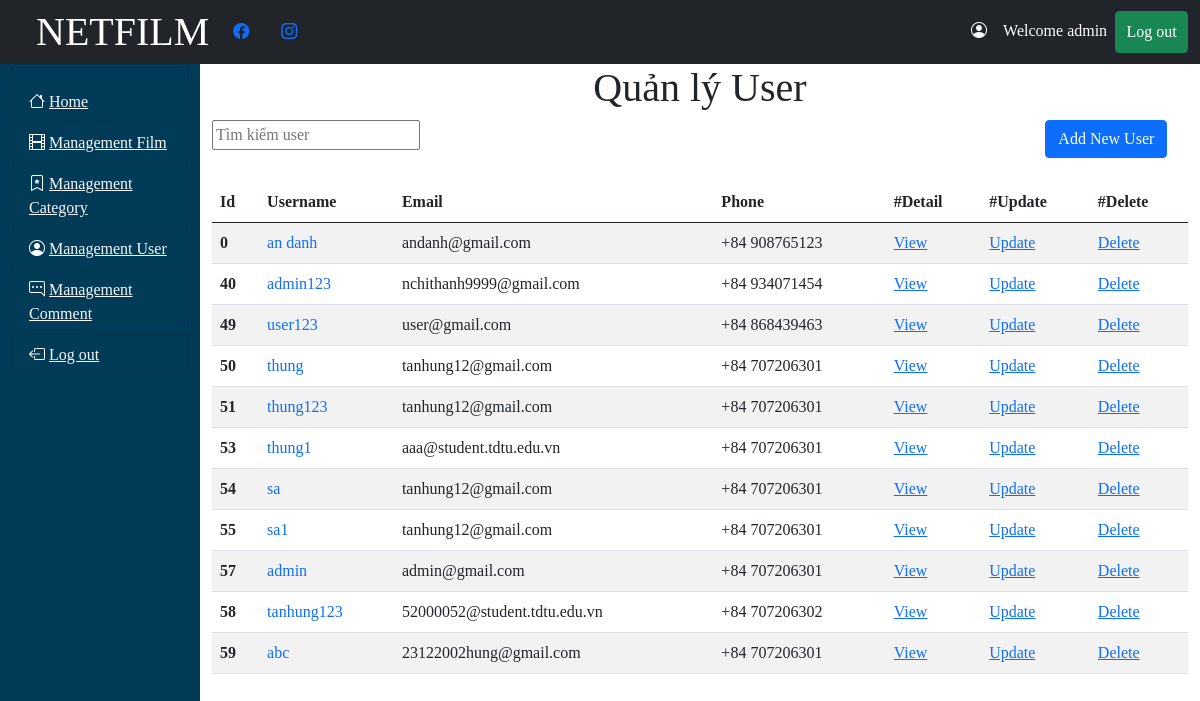
Screenshot of /admin/controller/user.php (signed in) with the database file from the repository.
### tables this page shows
CREATE TABLE `user` (
  `id` int(11) NOT NULL,
  `user` varchar(50) NOT NULL,
  `email` varchar(50) NOT NULL,
  `sdt` int(11) NOT NULL,
  `role` int(3) NOT NULL,
  `pass` varchar(50) NOT NULL
);

### admin/controller/user.php (called while the page is built, shortened)
<?php
    require_once '../model/get.php';
    $listUsers = getUsers();
    require_once '../view/user.php';
?>

### admin/model/get.php (called while the page is built, shortened)
<?php
    function getUsers(){
        global $conn;
        $sql="select * from user";
        $stmt = $conn->prepare($sql);
        $stmt->execute();
        $data = array();
        while ($row = $stmt->fetch(PDO::FETCH_ASSOC))
        {
            $data[] = $row;
        }
        return $data;
    }
?>

### admin/view/user.php (the view, shortened to what this page needs)
<?php
    include_once '../view/header.php';
?>
<main>
    <div class="container-fluid">
        <div class="row justify-content-center">
            <?php
                include_once '../view/side-bar.php';
            ?>
            <div class="col-10">
                <div class="row justify-content-center">
                    <div class="col-12 text-center">
                        <h1>Quản lý User</h1>
                    </div>
                </div>
                <div class="row pb-4">
                    <div class="col-10">
                        <form action="#" method="post">
                            <input type="text" name="seach_table" id="search_table" class="col_6" placeholder="Tìm kiếm user">
                        </form>
                    </div>
                    <div class="add_data col-2">
                        <a class="btn btn-primary" href="./admin/controller/user.php?add-user">
                            <span>Add New User</span>
                        </a>
                    </div>
                </div>
            <div class="row">
                <div class="col-12">
                    <table class="table table-striped table-hover">
                            <thead>
                                    <tr>
                                        <th scope="col">Id</th>
                                        <th scope="col">Username</th>
                                        <th scope="col">Email</th>
                                        <th scope="col">Phone</th>
                                        <th scope="col">#Detail</th>
                                        <th scope="col">#Update</th>
                                        <th scope="col">#Delete</th>
                                    </tr>
                            </thead>
                        <tbody>
                        <?php
                            foreach($listUsers as $user){
                        ?>
                                <tr id="<?=$user['user']?>">
                                    <th scope="row" ><?=$user['id']?></th>
                                    <td class="text-primary"><?=$user['user']?></td>
                                    <td><?=$user['email']?></td>
                                    <td>+84 <?=$user['sdt']?></td>
                                    <td class="text-primary">
                                        <a href="./admin/controller/user.php?id=<?=$user['id']?>" onclick="">View</a>
                                    </td>
                                    <td class="text-primary">
                                        <a href="./admin/controller/user.php?update-id=<?=$user['id']?>" onclick="">Update</a>
                                    </td>
                                    <td class="text-primary">
                                        <a href="./admin/controller/user.php?delete-id=<?=$user['id']?>" onclick="">Delete</a>
                                    </td>
                                </tr>
                        <?php
                            }
                        ?>
                        </tbody>
                    </table>
                </div>
            </div>
        </div>
            </div>
        </div>
</main>
<?php
    include_once '../view/footer.php';
?>

### admin/view/header.php (style rules this page uses)
body { background-image: url('./view/img/bg.jpg'); }

### admin/view/side-bar.php (style rules this page uses)
body { font-family: 'Londrina Solid', cursive; background-image: url('/img/bg.jpg'); height: 100%; }
.col-10 { background-color: #fff; }

### rows the page displays
user: id "0", user "an danh", email "andanh@gmail.com", sdt "908765123"
user: id "40", user "admin123", email "nchithanh9999@gmail.com", sdt "934071454"
user: id "49", user "user123", email "user@gmail.com", sdt "868439463"
user: id "50", user "thung", email "tanhung12@gmail.com", sdt "707206301"
user: id "51", user "thung123", email "tanhung12@gmail.com", sdt "707206301"
user: id "53", user "thung1", email "aaa@student.tdtu.edu.vn", sdt "707206301"
user: id "54", user "sa", email "tanhung12@gmail.com", sdt "707206301"
user: id "55", user "sa1", email "tanhung12@gmail.com", sdt "707206301"
user: id "57", user "admin", email "admin@gmail.com", sdt "707206301"
user: id "58", user "tanhung123", email "52000052@student.tdtu.edu.vn", sdt "707206302"
user: id "59", user "abc", email "23122002hung@gmail.com", sdt "707206301"
